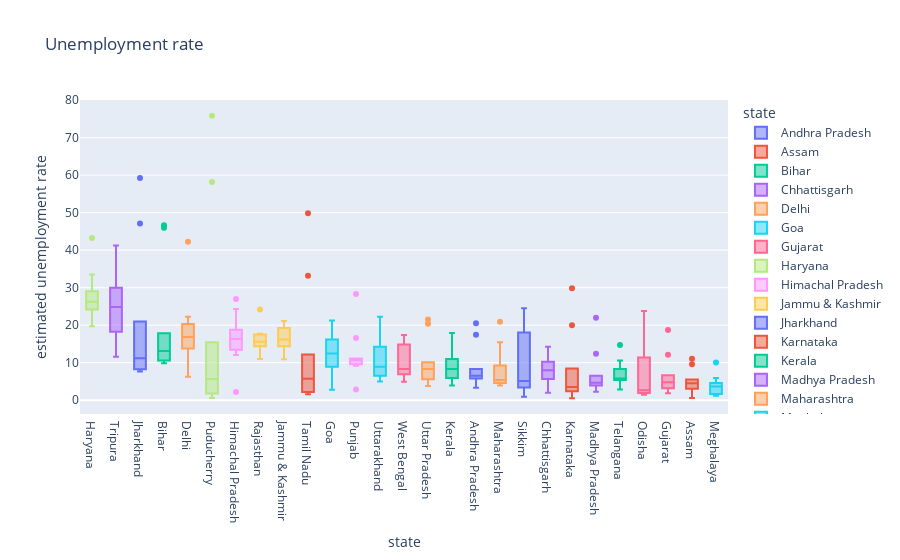

The notebook cell this image was saved under:
### Code cell
#Box plot
fig = px.box(df,x='state',y='estimated unemployment rate', color = 'state',title = 'Unemployment rate')
fig.update_layout(xaxis = {'categoryorder':'total descending'})
fig.show()

### Figure 1 — Plotly figure (JSON) as saved in the notebook; plotly's stock layout.template omitted (floating-point values rounded to 4 significant figures)
{"data": [{"alignmentgroup": "True", "hovertemplate": "state=%{x}<br>estimated unemployment rate=%{y}<extra></extra>", "legendgroup": "Andhra Pradesh", "marker": {"color": "#636efa"}, "name": "Andhra Pradesh", "notched": false, "offsetgroup": "Andhra Pradesh", "orientation": "v", "showlegend": true, "type": "box", "x": ["Andhra Pradesh", "Andhra Pradesh", "Andhra Pradesh", "Andhra Pradesh", "Andhra Pradesh", "Andhra Pradesh", "Andhra Pradesh", "Andhra Pradesh", "Andhra Pradesh", "Andhra Pradesh"], "x0": " ", "xaxis": "x", "y": [5.48, 5.83, 5.79, 20.51, 17.43, 3.31, 8.34, 6.96, 6.4, 6.59], "y0": " ", "yaxis": "y"}, {"alignmentgroup": "True", "hovertemplate": "state=%{x}<br>estimated unemployment rate=%{y}<extra></extra>", "legendgroup": "Assam", "marker": {"color": "#EF553B"}, "name": "Assam", "notched": false, "offsetgroup": "Assam", "orientation": "v", "showlegend": true, "type": "box", "x": ["Assam", "Assam", "Assam", "Assam", "Assam", "Assam", "Assam", "Assam", "Assam", "Assam"], "x0": " ", "xaxis": "x", "y": [4.66, 4.41, 4.77, 11.06, 9.55, 0.6, 3.77, 5.53, 1.19, 3.02], "y0": " ", "yaxis": "y"}, {"alignmentgroup": "True", "hovertemplate": "state=%{x}<br>estimated unemployment rate=%{y}<extra></extra>", "legendgroup": "Bihar", "marker": {"color": "#00cc96"}, "name": "Bihar", "notched": false, "offsetgroup": "Bihar", "orientation": "v", "showlegend": true, "type": "box", "x": ["Bihar", "Bihar", "Bihar", "Bihar", "Bihar", "Bihar", "Bihar", "Bihar", "Bihar", "Bihar"], "x0": " ", "xaxis": "x", "y": [10.61, 10.29, 15.43, 46.64, 45.96, 17.82, 12.79, 13.44, 11.91, 9.82], "y0": " ", "yaxis": "y"}, {"alignmentgroup": "True", "hovertemplate": "state=%{x}<br>estimated unemployment rate=%{y}<extra></extra>", "legendgroup": "Chhattisgarh", "marker": {"color": "#ab63fa"}, "name": "Chhattisgarh", "notched": false, "offsetgroup": "Chhattisgarh", "orientation": "v", "showlegend": true, "type": "box", "x": ["Chhattisgarh", "Chhattisgarh", "Chhattisgarh", "Chhattisgarh", "Chhattisgarh", "Chhattisgarh", "Chhattisgarh", "Chhattisgarh", "Chhattisgarh", "Chhattisgarh"], "x0": " ", "xaxis": "x", "y": [9.65, 8.38, 7.54, 3.41, 10.5, 14.23, 10.27, 5.63, 1.96, 6.62], "y0": " ", "yaxis": "y"}, {"alignmentgroup": "True", "hovertemplate": "state=%{x}<br>estimated unemployment rate=%{y}<extra></extra>", "legendgroup": "Delhi", "marker": {"color": "#FFA15A"}, "name": "Delhi", "notched": false, "offsetgroup": "Delhi", "orientation": "v", "showlegend": true, "type": "box", "x": ["Delhi", "Delhi", "Delhi", "Delhi", "Delhi", "Delhi", "Delhi", "Delhi", "Delhi", "Delhi"], "x0": " ", "xaxis": "x", "y": [22.23, 14.84, 17.04, 16.68, 42.27, 18.19, 20.3, 13.79, 12.53, 6.27], "y0": " ", "yaxis": "y"}, {"alignmentgroup": "True", "hovertemplate": "state=%{x}<br>estimated unemployment rate=%{y}<extra></extra>", "legendgroup": "Goa", "marker": {"color": "#19d3f3"}, "name": "Goa", "notched": false, "offsetgroup": "Goa", "orientation": "v", "showlegend": true, "type": "box", "x": ["Goa", "Goa", "Goa", "Goa", "Goa", "Goa", "Goa", "Goa", "Goa", "Goa"], "x0": " ", "xaxis": "x", "y": [8.89, 2.81, 5.25, 13.31, 21.25, 9.96, 17.07, 16.21, 15.38, 11.54], "y0": " ", "yaxis": "y"}, {"alignmentgroup": "True", "hovertemplate": "state=%{x}<br>estimated unemployment rate=%{y}<extra></extra>", "legendgroup": "Gujarat", "marker": {"color": "#FF6692"}, "name": "Gujarat", "notched": false, "offsetgroup": "Gujarat", "orientation": "v", "showlegend": true, "type": "box", "x": ["Gujarat", "Gujarat", "Gujarat", "Gujarat", "Gujarat", "Gujarat", "Gujarat", "Gujarat", "Gujarat", "Gujarat"], "x0": " ", "xaxis": "x", "y": [5.54, 6.38, 6.66, 18.71, 12.11, 3.2, 1.84, 1.87, 3.42, 4.03], "y0": " ", "yaxis": "y"}, {"alignmentgroup": "True", "hovertemplate": "state=%{x}<br>estimated unemployment rate=%{y}<extra></extra>", "legendgroup": "Haryana", "marker": {"color": "#B6E880"}, "name": "Haryana", "notched": false, "offsetgroup": "Haryana", "orientation": "v", "showlegend": true, "type": "box", "x": ["Haryana", "Haryana", "Haryana", "Haryana", "Haryana", "Haryana", "Haryana", "Haryana", "Haryana", "Haryana"], "x0": " ", "xaxis": "x", "y": [20.34, 25.77, 25.05, 43.22, 29.02, 26.7, 24.18, 33.5, 19.68, 27.31], "y0": " ", "yaxis": "y"}, {"alignmentgroup": "True", "hovertemplate": "state=%{x}<br>estimated unemployment rate=%{y}<extra></extra>", "legendgroup": "Himachal Pradesh", "marker": {"color": "#FF97FF"}, "name": "Himachal Pradesh", "notched": false, "offsetgroup": "Himachal Pradesh", "orientation": "v", "showlegend": true, "type": "box", "x": ["Himachal Pradesh", "Himachal Pradesh", "Himachal Pradesh", "Himachal Pradesh", "Himachal Pradesh", "Himachal Pradesh", "Himachal Pradesh", "Himachal Pradesh", "Himachal Pradesh", "Himachal Pradesh"], "x0": " ", "xaxis": "x", "y": [16.83, 16.84, 18.76, 2.2, 26.95, 13.47, 24.31, 15.79, 12.04, 13.46], "y0": " ", "yaxis": "y"}, {"alignmentgroup": "True", "hovertemplate": "state=%{x}<br>estimated unemployment rate=%{y}<extra></extra>", "legendgroup": "Jammu & Kashmir", "marker": {"color": "#FECB52"}, "name": "Jammu & Kashmir", "notched": false, "offsetgroup": "Jammu & Kashmir", "orientation": "v", "showlegend": true, "type": "box", "x": ["Jammu & Kashmir", "Jammu & Kashmir", "Jammu & Kashmir", "Jammu & Kashmir", "Jammu & Kashmir", "Jammu & Kashmir", "Jammu & Kashmir", "Jammu & Kashmir", "Jammu & Kashmir"], "x0": " ", "xaxis": "x", "y": [21.08, 20.78, 15.5, 18.74, 17.92, 10.88, 11.09, 16.17, 16.14], "y0": " ", "yaxis": "y"}, {"alignmentgroup": "True", "hovertemplate": "state=%{x}<br>estimated unemployment rate=%{y}<extra></extra>", "legendgroup": "Jharkhand", "marker": {"color": "#636efa"}, "name": "Jharkhand", "notched": false, "offsetgroup": "Jharkhand", "orientation": "v", "showlegend": true, "type": "box", "x": ["Jharkhand", "Jharkhand", "Jharkhand", "Jharkhand", "Jharkhand", "Jharkhand", "Jharkhand", "Jharkhand", "Jharkhand", "Jharkhand"], "x0": " ", "xaxis": "x", "y": [10.61, 11.85, 8.23, 47.09, 59.23, 20.95, 7.63, 9.76, 8.24, 11.8], "y0": " ", "yaxis": "y"}, {"alignmentgroup": "True", "hovertemplate": "state=%{x}<br>estimated unemployment rate=%{y}<extra></extra>", "legendgroup": "Karnataka", "marker": {"color": "#EF553B"}, "name": "Karnataka", "notched": false, "offsetgroup": "Karnataka", "orientation": "v", "showlegend": true, "type": "box", "x": ["Karnataka", "Karnataka", "Karnataka", "Karnataka", "Karnataka", "Karnataka", "Karnataka", "Karnataka", "Karnataka", "Karnataka"], "x0": " ", "xaxis": "x", "y": [2.86, 3.61, 3.46, 29.84, 19.97, 8.44, 4.01, 0.5, 2.41, 1.58], "y0": " ", "yaxis": "y"}, {"alignmentgroup": "True", "hovertemplate": "state=%{x}<br>estimated unemployment rate=%{y}<extra></extra>", "legendgroup": "Kerala", "marker": {"color": "#00cc96"}, "name": "Kerala", "notched": false, "offsetgroup": "Kerala", "orientation": "v", "showlegend": true, "type": "box", "x": ["Kerala", "Kerala", "Kerala", "Kerala", "Kerala", "Kerala", "Kerala", "Kerala", "Kerala", "Kerala"], "x0": " ", "xaxis": "x", "y": [5.31, 7.6, 8.99, 16.99, 17.88, 9.71, 7.09, 10.98, 5.91, 3.88], "y0": " ", "yaxis": "y"}, {"alignmentgroup": "True", "hovertemplate": "state=%{x}<br>estimated unemployment rate=%{y}<extra></extra>", "legendgroup": "Madhya Pradesh", "marker": {"color": "#ab63fa"}, "name": "Madhya Pradesh", "notched": false, "offsetgroup": "Madhya Pradesh", "orientation": "v", "showlegend": true, "type": "box", "x": ["Madhya Pradesh", "Madhya Pradesh", "Madhya Pradesh", "Madhya Pradesh", "Madhya Pradesh", "Madhya Pradesh", "Madhya Pradesh", "Madhya Pradesh", "Madhya Pradesh", "Madhya Pradesh"], "x0": " ", "xaxis": "x", "y": [4.11, 4.57, 2.22, 12.36, 21.98, 6.48, 5.08, 4.7, 3.91, 3.13], "y0": " ", "yaxis": "y"}, {"alignmentgroup": "True", "hovertemplate": "state=%{x}<br>estimated unemployment rate=%{y}<extra></extra>", "legendgroup": "Maharashtra", "marker": {"color": "#FFA15A"}, "name": "Maharashtra", "notched": false, "offsetgroup": "Maharashtra", "orientation": "v", "showlegend": true, "type": "box", "x": ["Maharashtra", "Maharashtra", "Maharashtra", "Maharashtra", "Maharashtra", "Maharashtra", "Maharashtra", "Maharashtra", "Maharashtra", "Maharashtra"], "x0": " ", "xaxis": "x", "y": [4.95, 4.69, 5.79, 20.9, 15.46, 9.23, 3.89, 6.23, 4.55, 4.1], "y0": " ", "yaxis": "y"}, {"alignmentgroup": "True", "hovertemplate": "state=%{x}<br>estimated unemployment rate=%{y}<extra></extra>", "legendgroup": "Meghalaya", "marker": {"color": "#19d3f3"}, "name": "Meghalaya", "notched": false, "offsetgroup": "Meghalaya", "orientation": "v", "showlegend": true, "type": "box", "x": ["Meghalaya", "Meghalaya", "Meghalaya", "Meghalaya", "Meghalaya", "Meghalaya", "Meghalaya", "Meghalaya", "Meghalaya", "Meghalaya"], "x0": " ", "xaxis": "x", "y": [1.66, 3.59, 1.58, 10.03, 5.92, 1.15, 2.1, 3.74, 4.29, 4.6], "y0": " ", "yaxis": "y"}, {"alignmentgroup": "True", "hovertemplate": "state=%{x}<br>estimated unemployment rate=%{y}<extra></extra>", "legendgroup": "Odisha", "marker": {"color": "#FF6692"}, "name": "Odisha", "notched": false, "offsetgroup": "Odisha", "orientation": "v", "showlegend": true, "type": "box", "x": ["Odisha", "Odisha", "Odisha", "Odisha", "Odisha", "Odisha", "Odisha", "Odisha", "Odisha", "Odisha"], "x0": " ", "xaxis": "x", "y": [1.9, 3.12, 13.08, 23.76, 11.41, 3.77, 1.88, 1.42, 2.1, 2.18], "y0": " ", "yaxis": "y"}, {"alignmentgroup": "True", "hovertemplate": "state=%{x}<br>estimated unemployment rate=%{y}<extra></extra>", "legendgroup": "Puducherry", "marker": {"color": "#B6E880"}, "name": "Puducherry", "notched": false, "offsetgroup": "Puducherry", "orientation": "v", "showlegend": true, "type": "box", "x": ["Puducherry", "Puducherry", "Puducherry", "Puducherry", "Puducherry", "Puducherry", "Puducherry", "Puducherry", "Puducherry", "Puducherry"], "x0": " ", "xaxis": "x", "y": [0.58, 1.76, 1.2, 75.85, 58.19, 4.24, 15.47, 5.05, 10.9, 6.18], "y0": " ", "yaxis": "y"}, {"alignmentgroup": "True", "hovertemplate": "state=%{x}<br>estimated unemployment rate=%{y}<extra></extra>", "legendgroup": "Punjab", "marker": {"color": "#FF97FF"}, "name": "Punjab", "notched": false, "offsetgroup": "Punjab", "orientation": "v", "showlegend": true, "type": "box", "x": ["Punjab", "Punjab", "Punjab", "Punjab", "Punjab", "Punjab", "Punjab", "Punjab", "Punjab", "Punjab"], "x0": " ", "xaxis": "x", "y": [11.11, 10.97, 10.32, 2.86, 28.33, 16.55, 9.19, 10.99, 9.61, 9.88], "y0": " ", "yaxis": "y"}, {"alignmentgroup": "True", "hovertemplate": "state=%{x}<br>estimated unemployment rate=%{y}<extra></extra>", "legendgroup": "Rajasthan", "marker": {"color": "#FECB52"}, "name": "Rajasthan", "notched": false, "offsetgroup": "Rajasthan", "orientation": "v", "showlegend": true, "type": "box", "x": ["Rajasthan", "Rajasthan", "Rajasthan", "Rajasthan", "Rajasthan", "Rajasthan", "Rajasthan", "Rajasthan", "Rajasthan", "Rajasthan"], "x0": " ", "xaxis": "x", "y": [10.97, 15.16, 11.9, 17.7, 15.74, 14.39, 15.81, 17.51, 15.35, 24.15], "y0": " ", "yaxis": "y"}, {"alignmentgroup": "True", "hovertemplate": "state=%{x}<br>estimated unemployment rate=%{y}<extra></extra>", "legendgroup": "Sikkim", "marker": {"color": "#636efa"}, "name": "Sikkim", "notched": false, "offsetgroup": "Sikkim", "orientation": "v", "showlegend": true, "type": "box", "x": ["Sikkim", "Sikkim", "Sikkim", "Sikkim", "Sikkim", "Sikkim", "Sikkim", "Sikkim"], "x0": " ", "xaxis": "x", "y": [23.57, 2.28, 24.51, 4.46, 4.45, 12.49, 5.7, 0.88], "y0": " ", "yaxis": "y"}, {"alignmentgroup": "True", "hovertemplate": "state=%{x}<br>estimated unemployment rate=%{y}<extra></extra>", "legendgroup": "Tamil Nadu", "marker": {"color": "#EF553B"}, "name": "Tamil Nadu", "notched": false, "offsetgroup": "Tamil Nadu", "orientation": "v", "showlegend": true, "type": "box", "x": ["Tamil Nadu", "Tamil Nadu", "Tamil Nadu", "Tamil Nadu", "Tamil Nadu", "Tamil Nadu", "Tamil Nadu", "Tamil Nadu", "Tamil Nadu", "Tamil Nadu"], "x0": " ", "xaxis": "x", "y": [1.57, 2.09, 6.4, 49.83, 33.16, 12.2, 6.81, 2.65, 5, 2.16], "y0": " ", "yaxis": "y"}, {"alignmentgroup": "True", "hovertemplate": "state=%{x}<br>estimated unemployment rate=%{y}<extra></extra>", "legendgroup": "Telangana", "marker": {"color": "#00cc96"}, "name": "Telangana", "notched": false, "offsetgroup": "Telangana", "orientation": "v", "showlegend": true, "type": "box", "x": ["Telangana", "Telangana", "Telangana", "Telangana", "Telangana", "Telangana", "Telangana", "Telangana", "Telangana", "Telangana"], "x0": " ", "xaxis": "x", "y": [5.49, 8.29, 5.77, 6.25, 14.7, 10.55, 5.36, 5.79, 3.27, 2.86], "y0": " ", "yaxis": "y"}, {"alignmentgroup": "True", "hovertemplate": "state=%{x}<br>estimated unemployment rate=%{y}<extra></extra>", "legendgroup": "Tripura", "marker": {"color": "#ab63fa"}, "name": "Tripura", "notched": false, "offsetgroup": "Tripura", "orientation": "v", "showlegend": true, "type": "box", "x": ["Tripura", "Tripura", "Tripura", "Tripura", "Tripura", "Tripura", "Tripura", "Tripura", "Tripura", "Tripura"], "x0": " ", "xaxis": "x", "y": [32.67, 28.4, 29.95, 41.23, 21.51, 21.71, 18.24, 27.92, 17.35, 11.57], "y0": " ", "yaxis": "y"}, {"alignmentgroup": "True", "hovertemplate": "state=%{x}<br>estimated unemployment rate=%{y}<extra></extra>", "legendgroup": "Uttar Pradesh", "marker": {"color": "#FFA15A"}, "name": "Uttar Pradesh", "notched": false, "offsetgroup": "Uttar Pradesh", "orientation": "v", "showlegend": true, "type": "box", "x": ["Uttar Pradesh", "Uttar Pradesh", "Uttar Pradesh", "Uttar Pradesh", "Uttar Pradesh", "Uttar Pradesh", "Uttar Pradesh", "Uttar Pradesh", "Uttar Pradesh", "Uttar Pradesh"], "x0": " ", "xaxis": "x", "y": [7.58, 8.98, 10.11, 21.54, 20.41, 9.47, 5.56, 5.79, 4.18, 3.75], "y0": " ", "yaxis": "y"}, {"alignmentgroup": "True", "hovertemplate": "state=%{x}<br>estimated unemployment rate=%{y}<extra></extra>", "legendgroup": "Uttarakhand", "marker": {"color": "#19d3f3"}, "name": "Uttarakhand", "notched": false, "offsetgroup": "Uttarakhand", "orientation": "v", "showlegend": true, "type": "box", "x": ["Uttarakhand", "Uttarakhand", "Uttarakhand", "Uttarakhand", "Uttarakhand", "Uttarakhand", "Uttarakhand", "Uttarakhand", "Uttarakhand", "Uttarakhand"], "x0": " ", "xaxis": "x", "y": [5.49, 4.99, 19.85, 6.48, 8.01, 8.61, 12.38, 14.26, 22.26, 9.23], "y0": " ", "yaxis": "y"}, {"alignmentgroup": "True", "hovertemplate": "state=%{x}<br>estimated unemployment rate=%{y}<extra></extra>", "legendgroup": "West Bengal", "marker": {"color": "#FF6692"}, "name": "West Bengal", "notched": false, "offsetgroup": "West Bengal", "orientation": "v", "showlegend": true, "type": "box", "x": ["West Bengal", "West Bengal", "West Bengal", "West Bengal", "West Bengal", "West Bengal", "West Bengal", "West Bengal", "West Bengal", "West Bengal"], "x0": " ", "xaxis": "x", "y": [6.94, 4.92, 6.92, 17.41, 17.41, 7.29, 6.83, 14.87, 9.35, 9.98], "y0": " ", "yaxis": "y"}], "layout": {"boxmode": "overlay", "legend": {"title": {"text": "state"}, "tracegroupgap": 0}, "title": {"text": "Unemployment rate"}, "xaxis": {"anchor": "y", "categoryarray": ["Andhra Pradesh", "Assam", "Bihar", "Chhattisgarh", "Delhi", "Goa", "Gujarat", "Haryana", "Himachal Pradesh", "Jammu & Kashmir", "Jharkhand", "Karnataka", "Kerala", "Madhya Pradesh", "Maharashtra", "Meghalaya", "Odisha", "Puducherry", "Punjab", "Rajasthan", "Sikkim", "Tamil Nadu", "Telangana", "Tripura", "Uttar Pradesh", "Uttarakhand", "West Bengal"], "categoryorder": "total descending", "domain": [0, 1], "title": {"text": "state"}}, "yaxis": {"anchor": "x", "domain": [0, 1], "title": {"text": "estimated unemployment rate"}}}}
